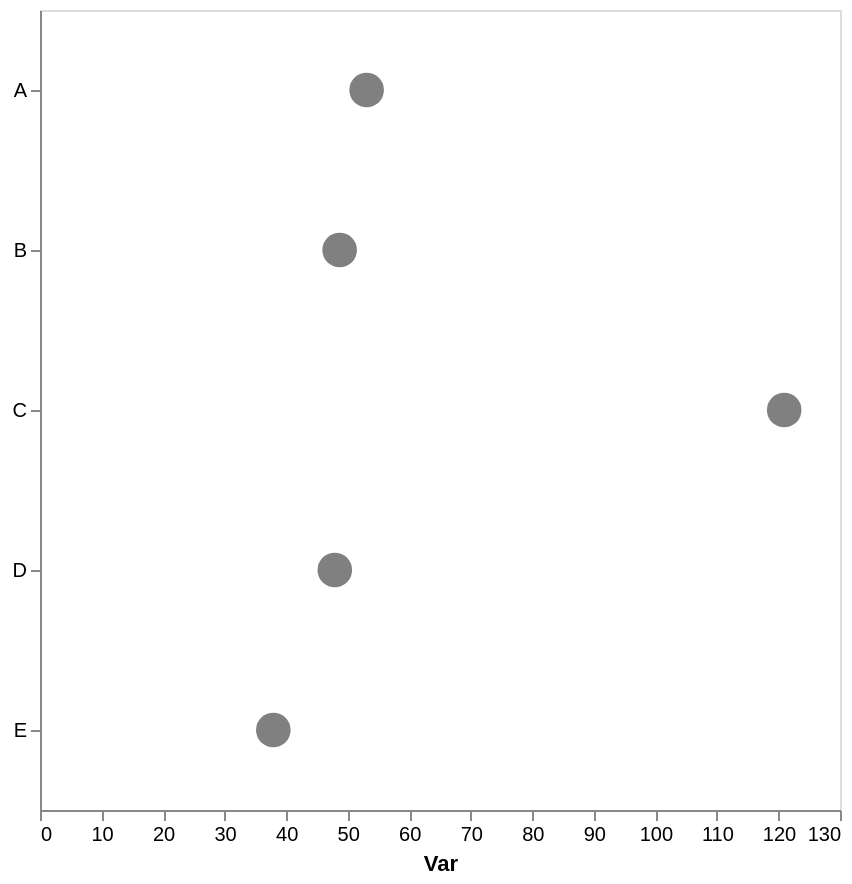

The Vega-Lite source for this figure:
### Vega-Lite specification from a JSON file in a GitHub repository (floating-point values rounded to 4 significant figures)
{"config": {"view": {"continuousWidth": 300, "continuousHeight": 300}, "axis": {"grid": false}, "bar": {"color": "gray"}}, "data": {"name": "data-33babfc4ef7d9b9bc2cf14648382addf"}, "mark": {"type": "point", "color": "gray", "filled": true, "size": 300}, "encoding": {"x": {"aggregate": "mean", "axis": {"title": "Var"}, "field": "var1", "type": "quantitative"}, "y": {"axis": {"title": null}, "field": "cat", "type": "nominal"}}, "height": 400, "width": 400, "$schema": "https://vega.github.io/schema/vega-lite/v5.17.0.json", "datasets": {"data-33babfc4ef7d9b9bc2cf14648382addf": [{"cat": "E", "var1": 38.08, "var2": 50.79}, {"cat": "D", "var1": 51.35, "var2": 50.66}, {"cat": "B", "var1": 51.48, "var2": 59.82}, {"cat": "D", "var1": 48.75, "var2": 43.05}, {"cat": "B", "var1": 60.73, "var2": 57.04}, {"cat": "C", "var1": 121.9, "var2": 40.27}, {"cat": "B", "var1": 45.98, "var2": 67.56}, {"cat": "A", "var1": 53.08, "var2": 35.89}, {"cat": "C", "var1": 120.0, "var2": 48.4}, {"cat": "D", "var1": 43.62, "var2": 57.81}, {"cat": "E", "var1": 37.75, "var2": 35.14}, {"cat": "B", "var1": 36.6, "var2": 66.08}]}}
